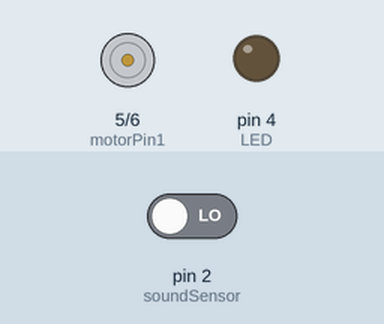
The sketch below on a simulated Arduino Uno, built with avr-gcc and run on an emulated ATmega328P. Parts: motor-driver pin pairs drawn as motors (green arrow = first pin HIGH = forward, orange = second pin HIGH = backward, longer = more drive), output pins drawn as LEDs (lit = HIGH). The inputs (shaded band) are chosen by the test bench; at power-on: pin 2 (soundSensor) LOW.

Above: at 1.2 s.
1.3 s: pin 2 (soundSensor) driven HIGH
At 1.6 s:
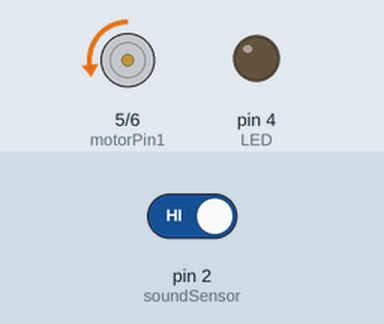
At 3.1 s:
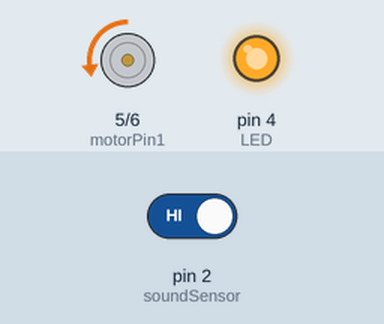
4.3 s: pin 2 (soundSensor) driven LOW
At 5.1 s:
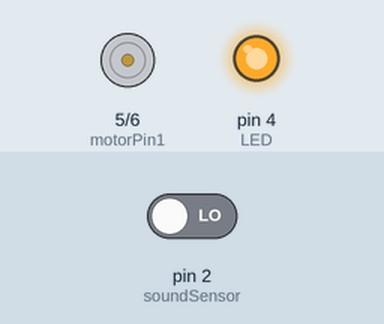
Timing chart, 0 to 7.3 s (numbered marks = the images above; inputs shaded):
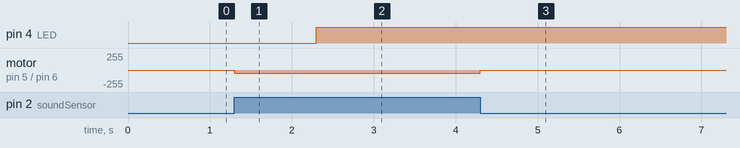

Measured:
- after the input at 1.3 s, pin 4 (LED): LOW → HIGH after 1.0 s; motor on pin 5 (motorPin1) / pin 6 (motorPin2): stopped → backward 50/255 at once
- after the input at 4.3 s, motor on pin 5 (motorPin1) / pin 6 (motorPin2): backward 50/255 → stopped at once

The sketch:

exp07.ino
```cpp
// Acoustic controlled motor.

int soundSensor = 2;  //This is the input pin connected to digital output of sound sensor
int LED = 4;          //This pin is connected to led for indication and input to motor driver
int motorPin1 = 5;    // One motor wire connected to digital pin 5
int motorPin2 = 6;    // One motor wire connected to digital pin 6

void rotateRight(int speedOfRotate, int length) {
    analogWrite(motorPin2, speedOfRotate);  //rotates motor
    digitalWrite(motorPin1, LOW);           // set the Pin motorPin1 LOW
    delay(length);                          //waits
    digitalWrite(motorPin2, LOW);           // set the Pin motorPin2 LOW
    digitalWrite(LED, LOW);
  }

void setup() {
  pinMode(soundSensor, INPUT);
  pinMode(LED, OUTPUT);
  // initialize the digital pins as an output:
  pinMode(motorPin1, OUTPUT);
  pinMode(motorPin2, OUTPUT);
}

void loop() {
  int SensorData = digitalRead(soundSensor);
  //Now to turn on
  if (SensorData == 1)  //If the sensor detected any sound
  {
    rotateRight(50, 1000);
    digitalWrite(LED, HIGH);
  }
}
```
